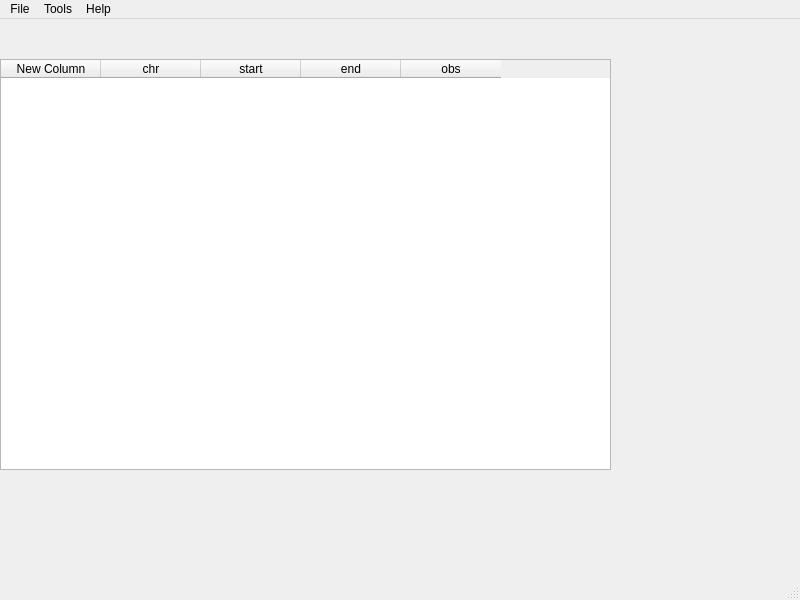
<?xml version="1.0" encoding="UTF-8"?>
<ui version="4.0">
 <class>MainWindow</class>
 <widget class="QMainWindow" name="MainWindow">
  <property name="geometry">
   <rect>
    <x>0</x>
    <y>0</y>
    <width>800</width>
    <height>600</height>
   </rect>
  </property>
  <property name="windowTitle">
   <string>MainWindow</string>
  </property>
  <widget class="QWidget" name="centralwidget">
   <widget class="QTableWidget" name="table1">
    <property name="geometry">
     <rect>
      <x>0</x>
      <y>40</y>
      <width>611</width>
      <height>411</height>
     </rect>
    </property>
    <column>
     <property name="text">
      <string>New Column</string>
     </property>
    </column>
    <column>
     <property name="text">
      <string>chr</string>
     </property>
    </column>
    <column>
     <property name="text">
      <string>start</string>
     </property>
    </column>
    <column>
     <property name="text">
      <string>end</string>
     </property>
    </column>
    <column>
     <property name="text">
      <string>obs</string>
     </property>
    </column>
   </widget>
  </widget>
  <widget class="QMenuBar" name="menubar">
   <property name="geometry">
    <rect>
     <x>0</x>
     <y>0</y>
     <width>800</width>
     <height>22</height>
    </rect>
   </property>
   <widget class="QMenu" name="menuFile">
    <property name="title">
     <string>File</string>
    </property>
   </widget>
   <widget class="QMenu" name="menuTools">
    <property name="title">
     <string>Tools</string>
    </property>
   </widget>
   <widget class="QMenu" name="menuHelp">
    <property name="title">
     <string>Help</string>
    </property>
   </widget>
   <addaction name="menuFile"/>
   <addaction name="menuTools"/>
   <addaction name="menuHelp"/>
  </widget>
  <widget class="QStatusBar" name="statusbar"/>
 </widget>
 <resources/>
 <connections/>
</ui>
